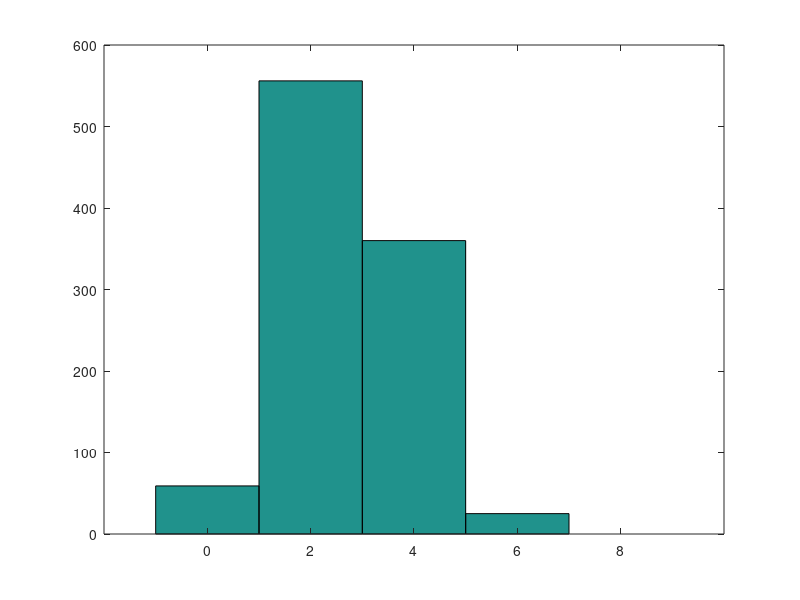

The MATLAB script that drew this image:
%ROULDIST      Empirical distribution of number of real eigenvalues.

k = 1000;
wheel = zeros(k,1);
for i = 1:k
    A = randn(8);
    % Count number of eigenvalues with imag. part < tolerance.
    wheel(i) = sum(abs(imag(eig(A)))<.0001);
end
hist(wheel,[0 2 4 6 8]);
